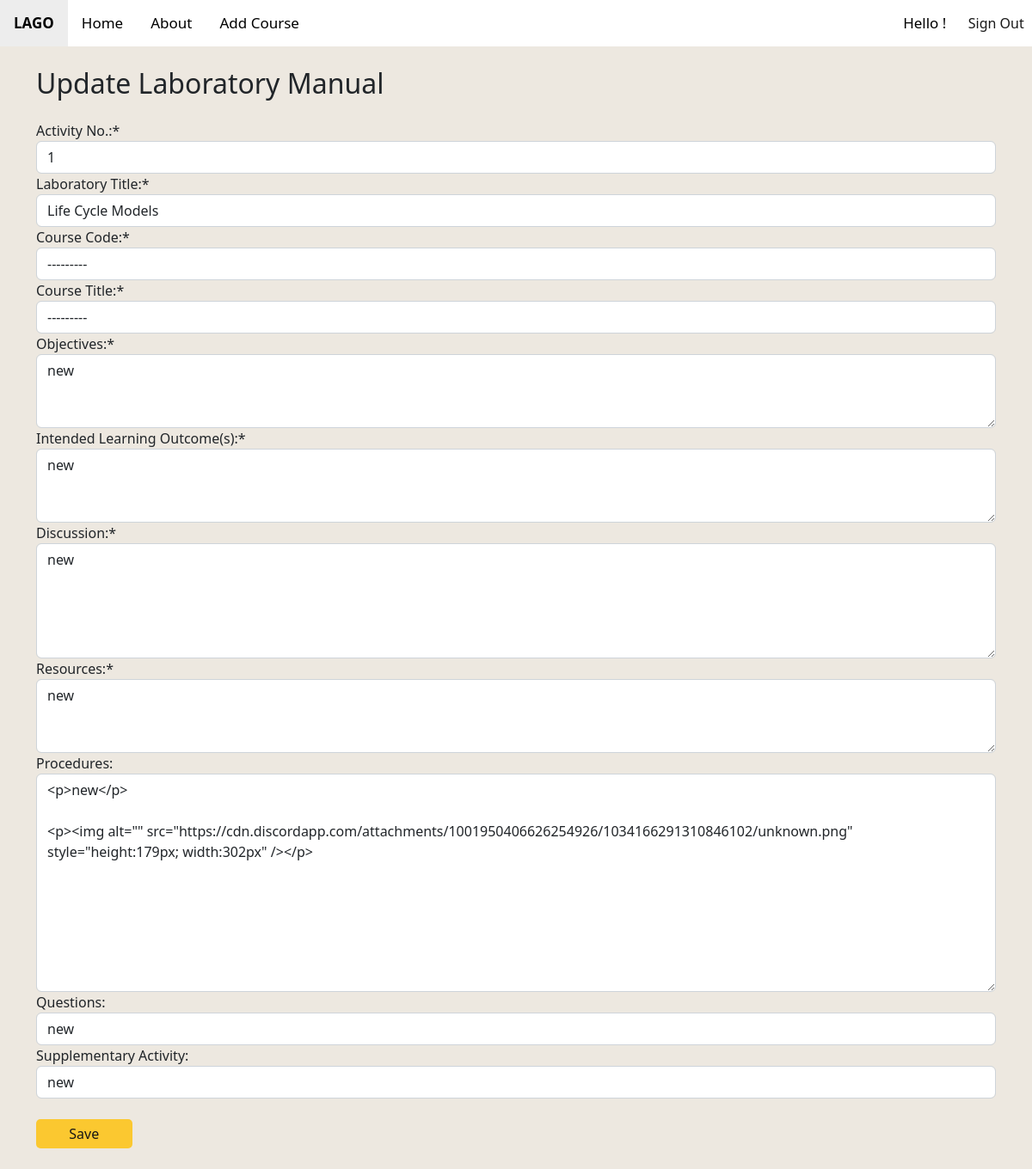
Page /home/view/5/update/ (signed in) on the committed database.
### main/models.py (models this page shows, shortened)
class labmanual(models.Model):
    id = models.AutoField(primary_key=True)
    author = models.ForeignKey(User, editable=False, on_delete=models.CASCADE)
    date_created = models.DateTimeField(default=timezone.now)
    act_no = models.IntegerField()
    lab_title = models.CharField(max_length=50)
    course_code = models.CharField(max_length=50)
    course_title = models.CharField(max_length=100)
    objective = models.TextField()
    ilos = models.TextField()
    discussion = models.TextField()
    res = models.TextField()
    procedures = RichTextField(blank=True, null=True)
    questions = models.TextField()
    supplementary = models.TextField()
    image_1 = models.ImageField(upload_to='images/')
    image_2 = models.ImageField(upload_to='images/')

### main/views.py (the view)
# urls.py: path("home/view/<int:pk>/update/", views.update, name="update"),
@login_required(login_url='/')
def update(request, pk):
    lab = labmanual.objects.get(id=pk)
    form = LabManualForm(request.POST or None,instance=lab)
    if form.is_valid():
        form.save()
        messages.success(request,"Laboratory manual updated successfully!", extra_tags='invalid')
        return redirect('/home/view/')
    return render(request, 'main/update.html',{'form':form})

### main/models.py (called while the page is built)
    def __str__(self):
        return self.code

    def __str__(self):
        return self.title

### main/templates/main/update.html (shortened to what this page needs)
{% extends 'main/base.html' %}
{% block previous %}
  <a href=".." class="active"><b>LAGO</b></a>
{% endblock %}
{% block body %}
{% load crispy_forms_tags %}
<div class="container">
  <h2 class="my-4">Update Laboratory Manual</h2>
  <form action="" method="post">
    {{ form|crispy }}
    <button class="btnwarning my-4" type="submit">Save</button>
  </form>
</div>
{% endblock %}

### rows in the picture
labmanual: act_no "1", lab_title "Life Cycle Models", course_code "---------", course_title "---------", objective "new", ilos "new", discussion "new", res "new", procedures "<p>new</p> <p><img alt=\"\" src=\"https://cdn.discordapp.com/attachments/1001950406626254926/1034166291310846102/unknown.png\" style=\"height:179px; width:302px\" /></p>", questions "new", supplementary "new"
